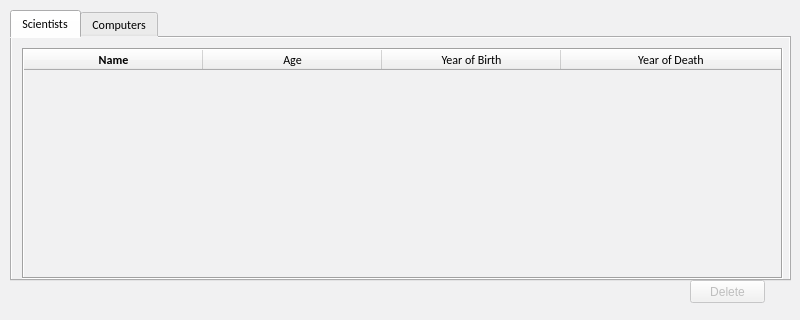
<?xml version="1.0" encoding="UTF-8"?>
<ui version="4.0">
 <class>ShowList</class>
 <widget class="QDialog" name="ShowList">
  <property name="geometry">
   <rect>
    <x>0</x>
    <y>0</y>
    <width>800</width>
    <height>320</height>
   </rect>
  </property>
  <property name="minimumSize">
   <size>
    <width>800</width>
    <height>320</height>
   </size>
  </property>
  <property name="maximumSize">
   <size>
    <width>800</width>
    <height>320</height>
   </size>
  </property>
  <property name="windowTitle">
   <string>Dialog</string>
  </property>
  <property name="styleSheet">
   <string notr="true">background-color: rgb(241, 241, 242);</string>
  </property>
  <property name="sizeGripEnabled">
   <bool>false</bool>
  </property>
  <widget class="QTabWidget" name="tabWidget_scientist">
   <property name="geometry">
    <rect>
     <x>10</x>
     <y>10</y>
     <width>781</width>
     <height>271</height>
    </rect>
   </property>
   <property name="minimumSize">
    <size>
     <width>761</width>
     <height>0</height>
    </size>
   </property>
   <property name="font">
    <font>
     <family>Calibri</family>
    </font>
   </property>
   <property name="layoutDirection">
    <enum>Qt::LeftToRight</enum>
   </property>
   <property name="tabShape">
    <enum>QTabWidget::Rounded</enum>
   </property>
   <property name="currentIndex">
    <number>0</number>
   </property>
   <property name="iconSize">
    <size>
     <width>313</width>
     <height>16</height>
    </size>
   </property>
   <widget class="QWidget" name="tab_ListViewScientist">
    <attribute name="icon">
     <iconset resource="../resources.qrc">
      <normaloff>:/icons/images/person_icon.png</normaloff>:/icons/images/person_icon.png</iconset>
    </attribute>
    <attribute name="title">
     <string>Scientists</string>
    </attribute>
    <widget class="QTableWidget" name="table_ComputerScientist">
     <property name="geometry">
      <rect>
       <x>10</x>
       <y>10</y>
       <width>761</width>
       <height>231</height>
      </rect>
     </property>
     <property name="font">
      <font>
       <family>Calibri</family>
      </font>
     </property>
     <property name="toolTipDuration">
      <number>0</number>
     </property>
     <property name="layoutDirection">
      <enum>Qt::LeftToRight</enum>
     </property>
     <property name="autoFillBackground">
      <bool>false</bool>
     </property>
     <property name="frameShape">
      <enum>QFrame::Box</enum>
     </property>
     <property name="frameShadow">
      <enum>QFrame::Sunken</enum>
     </property>
     <property name="midLineWidth">
      <number>0</number>
     </property>
     <property name="horizontalScrollBarPolicy">
      <enum>Qt::ScrollBarAlwaysOff</enum>
     </property>
     <property name="sizeAdjustPolicy">
      <enum>QAbstractScrollArea::AdjustIgnored</enum>
     </property>
     <property name="editTriggers">
      <set>QAbstractItemView::NoEditTriggers</set>
     </property>
     <property name="tabKeyNavigation">
      <bool>true</bool>
     </property>
     <property name="dragEnabled">
      <bool>false</bool>
     </property>
     <property name="alternatingRowColors">
      <bool>false</bool>
     </property>
     <property name="selectionMode">
      <enum>QAbstractItemView::SingleSelection</enum>
     </property>
     <property name="selectionBehavior">
      <enum>QAbstractItemView::SelectRows</enum>
     </property>
     <property name="sortingEnabled">
      <bool>true</bool>
     </property>
     <attribute name="horizontalHeaderCascadingSectionResizes">
      <bool>false</bool>
     </attribute>
     <attribute name="horizontalHeaderDefaultSectionSize">
      <number>179</number>
     </attribute>
     <attribute name="horizontalHeaderStretchLastSection">
      <bool>true</bool>
     </attribute>
     <attribute name="verticalHeaderCascadingSectionResizes">
      <bool>false</bool>
     </attribute>
     <attribute name="verticalHeaderStretchLastSection">
      <bool>false</bool>
     </attribute>
     <column>
      <property name="text">
       <string>Name</string>
      </property>
      <property name="font">
       <font>
        <family>Calibri</family>
        <weight>75</weight>
        <bold>true</bold>
       </font>
      </property>
     </column>
     <column>
      <property name="text">
       <string>Age</string>
      </property>
      <property name="font">
       <font>
        <family>Calibri</family>
       </font>
      </property>
     </column>
     <column>
      <property name="text">
       <string>Year of Birth</string>
      </property>
      <property name="font">
       <font>
        <family>Calibri</family>
       </font>
      </property>
     </column>
     <column>
      <property name="text">
       <string>Year of Death</string>
      </property>
      <property name="font">
       <font>
        <family>Calibri</family>
       </font>
      </property>
     </column>
    </widget>
   </widget>
   <widget class="QWidget" name="tab_listView_Computers">
    <attribute name="icon">
     <iconset resource="../resources.qrc">
      <normaloff>:/icons/images/computer_icon.png</normaloff>:/icons/images/computer_icon.png</iconset>
    </attribute>
    <attribute name="title">
     <string>Computers</string>
    </attribute>
    <widget class="QTableWidget" name="table_Computer">
     <property name="geometry">
      <rect>
       <x>10</x>
       <y>10</y>
       <width>761</width>
       <height>241</height>
      </rect>
     </property>
     <property name="minimumSize">
      <size>
       <width>721</width>
       <height>0</height>
      </size>
     </property>
     <property name="horizontalScrollBarPolicy">
      <enum>Qt::ScrollBarAlwaysOff</enum>
     </property>
     <property name="editTriggers">
      <set>QAbstractItemView::NoEditTriggers</set>
     </property>
     <property name="selectionMode">
      <enum>QAbstractItemView::SingleSelection</enum>
     </property>
     <property name="selectionBehavior">
      <enum>QAbstractItemView::SelectRows</enum>
     </property>
     <property name="sortingEnabled">
      <bool>true</bool>
     </property>
     <attribute name="horizontalHeaderCascadingSectionResizes">
      <bool>true</bool>
     </attribute>
     <attribute name="horizontalHeaderDefaultSectionSize">
      <number>179</number>
     </attribute>
     <attribute name="horizontalHeaderStretchLastSection">
      <bool>true</bool>
     </attribute>
     <column>
      <property name="text">
       <string>Computer name</string>
      </property>
      <property name="font">
       <font>
        <family>Calibri</family>
        <weight>75</weight>
        <bold>true</bold>
       </font>
      </property>
     </column>
     <column>
      <property name="text">
       <string>Computer type</string>
      </property>
      <property name="font">
       <font>
        <family>Calibri</family>
       </font>
      </property>
     </column>
     <column>
      <property name="text">
       <string>Design year</string>
      </property>
      <property name="font">
       <font>
        <family>Calibri</family>
       </font>
      </property>
     </column>
     <column>
      <property name="text">
       <string>Build year</string>
      </property>
      <property name="font">
       <font>
        <family>Calibri</family>
       </font>
      </property>
     </column>
    </widget>
   </widget>
  </widget>
  <widget class="QPushButton" name="Button_Delete">
   <property name="enabled">
    <bool>false</bool>
   </property>
   <property name="geometry">
    <rect>
     <x>690</x>
     <y>280</y>
     <width>75</width>
     <height>23</height>
    </rect>
   </property>
   <property name="text">
    <string>Delete</string>
   </property>
  </widget>
 </widget>
 <resources>
  <include location="../resources.qrc"/>
 </resources>
 <connections/>
</ui>
